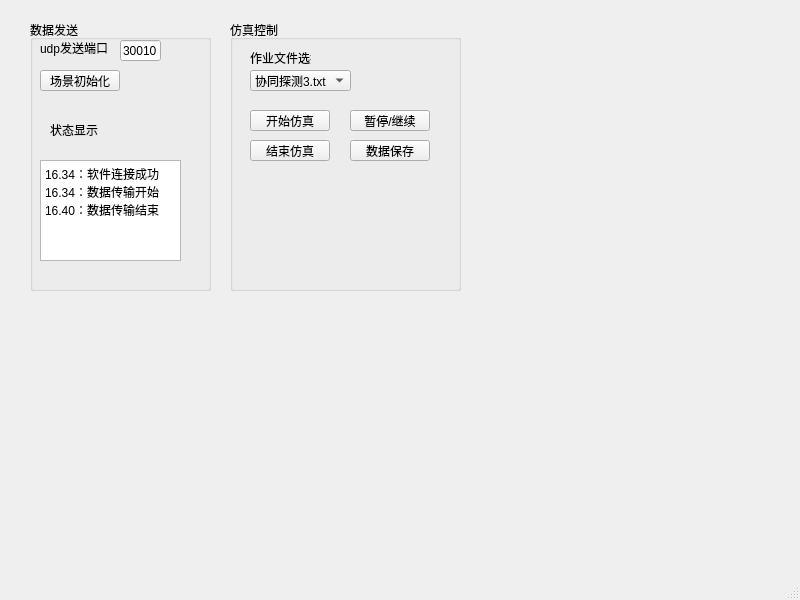
<?xml version="1.0" encoding="UTF-8"?>
<ui version="4.0">
 <class>MainControl</class>
 <widget class="QMainWindow" name="MainControl">
  <property name="geometry">
   <rect>
    <x>0</x>
    <y>0</y>
    <width>800</width>
    <height>600</height>
   </rect>
  </property>
  <property name="windowTitle">
   <string>MainControl</string>
  </property>
  <widget class="QWidget" name="centralwidget">
   <widget class="QGroupBox" name="groupBox">
    <property name="geometry">
     <rect>
      <x>30</x>
      <y>20</y>
      <width>181</width>
      <height>271</height>
     </rect>
    </property>
    <property name="title">
     <string>数据发送</string>
    </property>
    <widget class="QLineEdit" name="lineEdit">
     <property name="geometry">
      <rect>
       <x>90</x>
       <y>20</y>
       <width>41</width>
       <height>21</height>
      </rect>
     </property>
     <property name="text">
      <string>30010</string>
     </property>
    </widget>
    <widget class="QLabel" name="label">
     <property name="geometry">
      <rect>
       <x>10</x>
       <y>20</y>
       <width>81</width>
       <height>16</height>
      </rect>
     </property>
     <property name="text">
      <string>udp发送端口</string>
     </property>
    </widget>
    <widget class="QTextBrowser" name="textBrowser">
     <property name="geometry">
      <rect>
       <x>10</x>
       <y>140</y>
       <width>141</width>
       <height>101</height>
      </rect>
     </property>
     <property name="html">
      <string>&lt;!DOCTYPE HTML PUBLIC &quot;-//W3C//DTD HTML 4.0//EN&quot; &quot;http://www.w3.org/TR/REC-html40/strict.dtd&quot;&gt;
&lt;html&gt;&lt;head&gt;&lt;meta name=&quot;qrichtext&quot; content=&quot;1&quot; /&gt;&lt;meta charset=&quot;utf-8&quot; /&gt;&lt;style type=&quot;text/css&quot;&gt;
p, li { white-space: pre-wrap; }
hr { height: 1px; border-width: 0; }
li.unchecked::marker { content: &quot;\2610&quot;; }
li.checked::marker { content: &quot;\2612&quot;; }
&lt;/style&gt;&lt;/head&gt;&lt;body style=&quot; font-family:'Microsoft YaHei UI'; font-size:9pt; font-weight:400; font-style:normal;&quot;&gt;
&lt;p style=&quot; margin-top:0px; margin-bottom:0px; margin-left:0px; margin-right:0px; -qt-block-indent:0; text-indent:0px;&quot;&gt;16.34：软件连接成功&lt;/p&gt;
&lt;p style=&quot; margin-top:0px; margin-bottom:0px; margin-left:0px; margin-right:0px; -qt-block-indent:0; text-indent:0px;&quot;&gt;16.34：数据传输开始&lt;/p&gt;
&lt;p style=&quot; margin-top:0px; margin-bottom:0px; margin-left:0px; margin-right:0px; -qt-block-indent:0; text-indent:0px;&quot;&gt;16.40：数据传输结束&lt;/p&gt;&lt;/body&gt;&lt;/html&gt;</string>
     </property>
    </widget>
    <widget class="QLabel" name="label_2">
     <property name="geometry">
      <rect>
       <x>20</x>
       <y>100</y>
       <width>51</width>
       <height>20</height>
      </rect>
     </property>
     <property name="text">
      <string>状态显示</string>
     </property>
    </widget>
    <widget class="QPushButton" name="pushButton">
     <property name="geometry">
      <rect>
       <x>10</x>
       <y>50</y>
       <width>80</width>
       <height>21</height>
      </rect>
     </property>
     <property name="text">
      <string>场景初始化</string>
     </property>
    </widget>
   </widget>
   <widget class="QGroupBox" name="groupBox_2">
    <property name="geometry">
     <rect>
      <x>230</x>
      <y>20</y>
      <width>231</width>
      <height>271</height>
     </rect>
    </property>
    <property name="title">
     <string>仿真控制</string>
    </property>
    <widget class="QLabel" name="label_3">
     <property name="geometry">
      <rect>
       <x>20</x>
       <y>30</y>
       <width>61</width>
       <height>16</height>
      </rect>
     </property>
     <property name="text">
      <string>作业文件选择</string>
     </property>
    </widget>
    <widget class="QComboBox" name="comboBox">
     <property name="geometry">
      <rect>
       <x>20</x>
       <y>50</y>
       <width>101</width>
       <height>21</height>
      </rect>
     </property>
     <item>
      <property name="text">
       <string>协同探测3.txt</string>
      </property>
     </item>
     <item>
      <property name="text">
       <string>的</string>
      </property>
     </item>
     <item>
      <property name="text">
       <string>新建项目导弹</string>
      </property>
     </item>
    </widget>
    <widget class="QPushButton" name="pushButton_2">
     <property name="geometry">
      <rect>
       <x>20</x>
       <y>90</y>
       <width>80</width>
       <height>21</height>
      </rect>
     </property>
     <property name="text">
      <string>开始仿真</string>
     </property>
    </widget>
    <widget class="QPushButton" name="pushButton_3">
     <property name="geometry">
      <rect>
       <x>120</x>
       <y>120</y>
       <width>80</width>
       <height>21</height>
      </rect>
     </property>
     <property name="text">
      <string>数据保存</string>
     </property>
    </widget>
    <widget class="QPushButton" name="pushButton_4">
     <property name="geometry">
      <rect>
       <x>120</x>
       <y>90</y>
       <width>80</width>
       <height>21</height>
      </rect>
     </property>
     <property name="text">
      <string>暂停/继续</string>
     </property>
    </widget>
    <widget class="QPushButton" name="pushButton_5">
     <property name="geometry">
      <rect>
       <x>20</x>
       <y>120</y>
       <width>80</width>
       <height>21</height>
      </rect>
     </property>
     <property name="text">
      <string>结束仿真</string>
     </property>
    </widget>
   </widget>
  </widget>
  <widget class="QMenuBar" name="menubar">
   <property name="geometry">
    <rect>
     <x>0</x>
     <y>0</y>
     <width>800</width>
     <height>17</height>
    </rect>
   </property>
  </widget>
  <widget class="QStatusBar" name="statusbar"/>
 </widget>
 <resources/>
 <connections/>
</ui>
